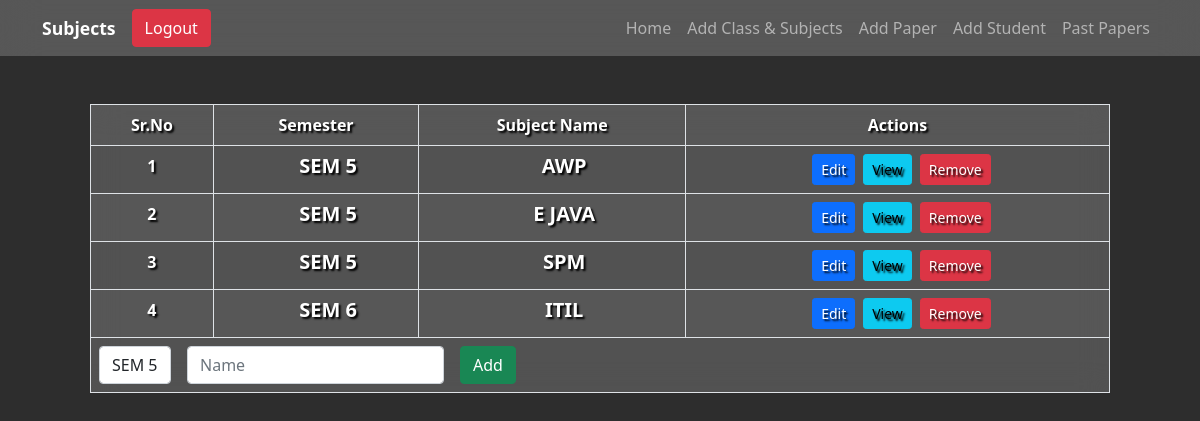
/admin/class.php?class_id=15 (signed in), run on the app's committed database.
### tables this page shows
CREATE TABLE `subject` (
  `id` int(255) NOT NULL,
  `sem` int(1) NOT NULL,
  `name` varchar(150) NOT NULL,
  `class_id` int(11) NOT NULL
);

CREATE TABLE `classes` (
  `id` int(255) NOT NULL,
  `year` varchar(10) NOT NULL,
  `department_id` int(255) NOT NULL
);

### admin/class.php (the view, shortened to what this page needs)
<?php include "../DB/db.php" ?>
<?php $cssFiles = "<link rel='stylesheet' href='../assets/css/student_profile.css'/>" ?>
<?php include "../includes/header.php" ?>
<div class="app">
    <?php include "../includes/navbar-admin.php" ?>
    <?php if (isset($_GET['class_id'])) : ?>
        <div class="container">
            <section id="allDepartment">
                <div class="table-responsive mt-5 mx-5">
                    <table class="table table-striped table-hover table-bordered blurred-bg">
                        <thead>
                            <tr>
                                <th>Sr.No</th>
                                <th>Semester</th>
                                <th>Subject Name</th>
                                <th>Actions</th>
                            </tr>
                        </thead>
                        <tbody>
                            <?php
                            $query = mysqli_query($con, "SELECT * FROM `subject` WHERE `class_id` = " . $_GET['class_id']);
                            $srno = 0;
                            ?>
                            <?php while ($row = mysqli_fetch_assoc($query)) : ?>
                                <tr>
                                    <td><?php echo ++$srno; ?></td>
                                    <td>
                                        <h5 class="fw-bold d-flex align-items-center justify-content-center ps-4 subject">SEM <?php echo $row['sem']; ?></h5>
                                    </td>
                                    <td>
                                        <h5 class="fw-bold d-flex align-items-center justify-content-center ps-4 subject"><?php echo $row['name']; ?></h5>
                                    </td>
                                    <td>
                                        <div class="d-flex justify-content-center">
                                            <a href="class.php?subjectedit=true&class_id=<?php echo $_GET['class_id'] ?>&id=<?php echo $row['id'] ?>" class="ms-2 btn btn-primary btn-sm">Edit</a>
                                            <a href="paper.php?subject_id=<?php echo $row['id'] ?>" class="ms-2 btn btn-info btn-sm">View</a>
                                            <a href="class.php?subjectdelete=true&class_id=<?php echo $_GET['class_id'] ?>&id=<?php echo $row['id'] ?>" class="ms-2 btn btn-danger btn-sm">Remove</a>
                                        </div>
                                    </td>
                                </tr>
                            <?php endwhile; ?>
                            <tr>
                                <td colspan="4">
                                    <form method="POST" action="class.php" class="d-flex">
                                        <div class="me-3">
                                            <select name="sem" id="sem" class="form-control">
                                                <?php $class = mysqli_fetch_assoc(mysqli_query($con, "SELECT * FROM `classes` WHERE `id` = " . $_GET['class_id'])); ?>
                                                <?php if ($class['year'] == "FY") : ?>
                                                    <option value="1" <?php echo isset($isEditing) && $subjectEditData['sem'] ==  1 ? 'selected' : '' ?>>SEM 1</option>
                                                    <option value="2" <?php echo isset($isEditing) && $subjectEditData['sem'] ==  2 ? 'selected' : '' ?>>SEM 2</option>
                                                <?php elseif ($class['year'] == "SY") : ?>
                                                    <option value="3" <?php echo isset($isEditing) && $subjectEditData['sem'] ==  3 ? 'selected' : '' ?>>SEM 3</option>
                                                    <option value="4" <?php echo isset($isEditing) && $subjectEditData['sem'] ==  4 ? 'selected' : '' ?>>SEM 4</option>
                                                <?php elseif ($class['year'] == "TY") : ?>
                                                    <option value="5" <?php echo isset($isEditing) && $subjectEditData['sem'] ==  5 ? 'selected' : '' ?>>SEM 5</option>
                                                <?php endif; ?>
                                            </select>
                                        </div>
                                        <div class="me-3">
                                            <input name="name" type="text" class="form-control" placeholder="Name" aria-label="Name" required value="<?php echo isset($isEditing) ? $subjectEditData['name'] : '' ?>" />
                                        </div>
                                        <div class="me-3">
                                            <button name="<?php echo isset($isEditing) ? 'editsubject' : 'addsubject'; ?>" type="submit" class="btn btn-success">
                                                <?php if (isset($isEditing)) {
                                                    echo "Update";
                                                } else {
                                                    echo "Add";
                                                } ?>
                                            </button>
                                        </div>
                                    </form>
                                </td>
                            </tr>
                        </tbody>
                    </table>
                </div>
            </section>
        </div>
    <?php endif; ?>
</div>
<?php include "../includes/footer.php" ?>

### assets/css/style.css (style rules this page uses)
* { margin: 0; padding: 0; box-sizing: border-box; }
.app { width: 100vw; height: 100vh; background-color: rgba(45, 45, 45); overflow-y: auto; }
h2, h5 { margin: 0; }
.subject { height: 100%; }
.blurred-bg { background: rgba(255, 255, 255, 0.2) !important; backdrop-filter: blur(15px) !important; }
.blurred-bg tr, .blurred-bg td { color: white; text-shadow: 2px 2px 2px #000; font-weight: bold; background-color: transparent; text-align: center; }

### data on the page
subject: sem "5", name "AWP"
subject: sem "5", name "E JAVA"
subject: sem "5", name "SPM"
subject: sem "6", name "ITIL"
classes: sem "SEM 5"

### other printed values
explode(" | ", $headerTitle)[0] "Subjects"
